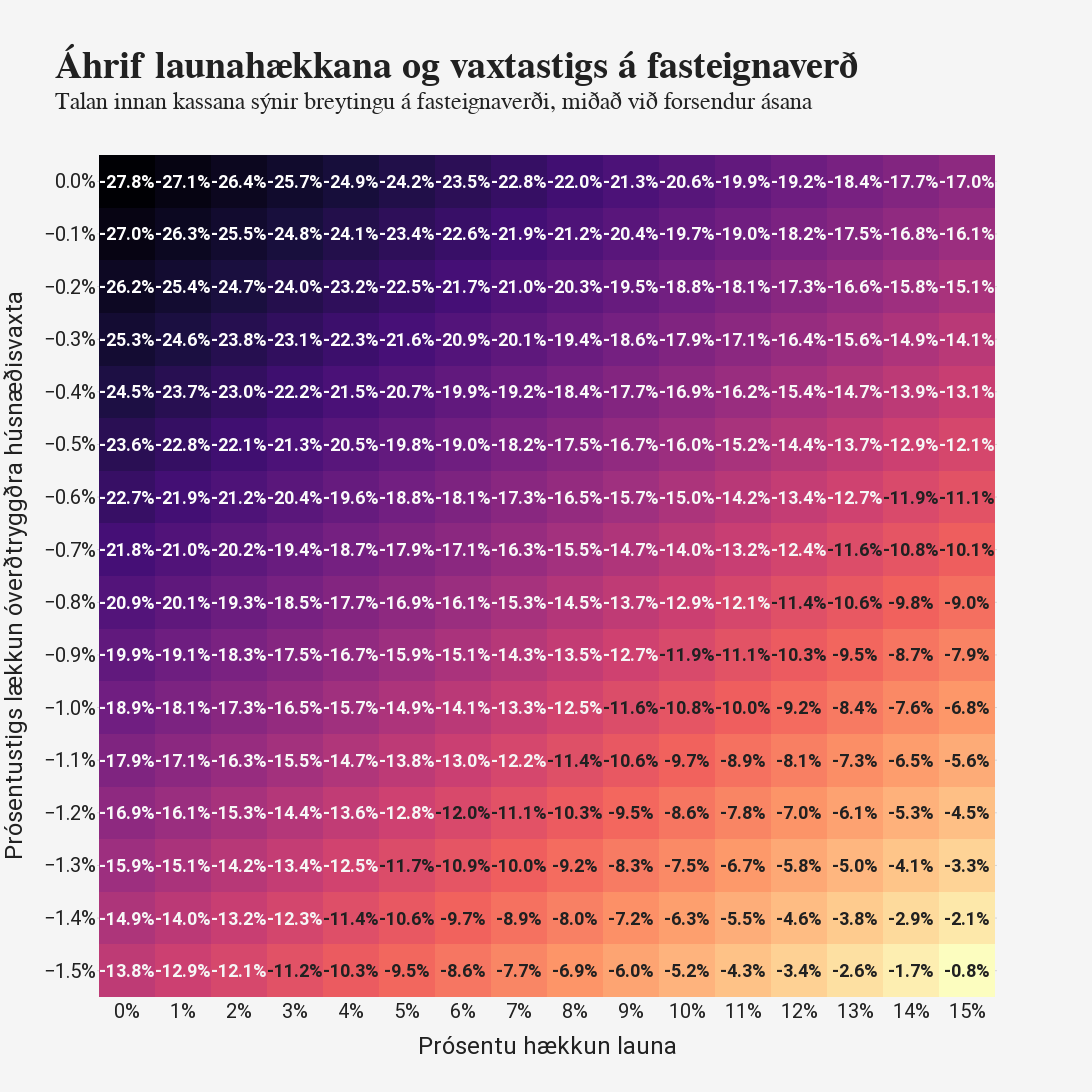

Notebook code for this chart:
### Code cell
def create_sensitivity_plot(theme):

    fig = delta.Figure("Áhrif launahækkana og vaxtastigs á fasteignaverð",
                       subtitle="Talan innan kassana sýnir breytingu á fasteignaverði, miðað við forsendur ásana",
                       theme=theme, height=1920, width=1920)

    scaler = ph.create_max_min_color_scaler(df_z.price_increase, color_low='#ffffff', color_high="#eeeeee")

    fig.add_heatmap(
        z = df_z_pivot.values,
        x = df_z_pivot.columns,
        y = df_z_pivot.index,
        colorscale = 'Magma',
        showscale = False,
    )

    for i, row in df_z.iterrows():

        color = scaler(row.price_increase)
        if row.price_increase > -.12:
            color = fig.font_color

        fig.add_annotation(
            x = row.salary_increase,
            y = row.rate_increase,
            text = ph.bold(str(round(row.price_increase*100, 1)) + '%'),
            showarrow = False,
            font = fig.get_font(size = 18, color = color)
        )


    fig.update_xaxes(
        tickformat = '.0%',
        dtick = .01,
        title = "Prósentu hækkun launa",
        tickfont = fig.get_font(
            size = 20
        ),
        titlefont = fig.get_font(
            size = 24
        )
    )

    fig.update_xaxes(
        titlefont = fig.get_font(
            size = 24
        )
    )

    fig.update_yaxes(
        tickformat = '.1%',
        dtick = .001,
        title = "Prósentustigs lækkun óverðtryggðra húsnæðisvaxta",
        tickfont = fig.get_font(
            size = 20
        ),
        titlefont = fig.get_font(
            size = 24
        )
    )

    fig.update_yaxes(
        titlefont = fig.get_font(
            size = 24
        )
    )

    return fig



for theme in [theme_innherji, theme_vidskiptabladid, theme_vidskiptabladid_no_bg, theme_base]:
    fig = create_sensitivity_plot(theme)
    fig.export("sensitivity", write_svg=True)


fig.show()
